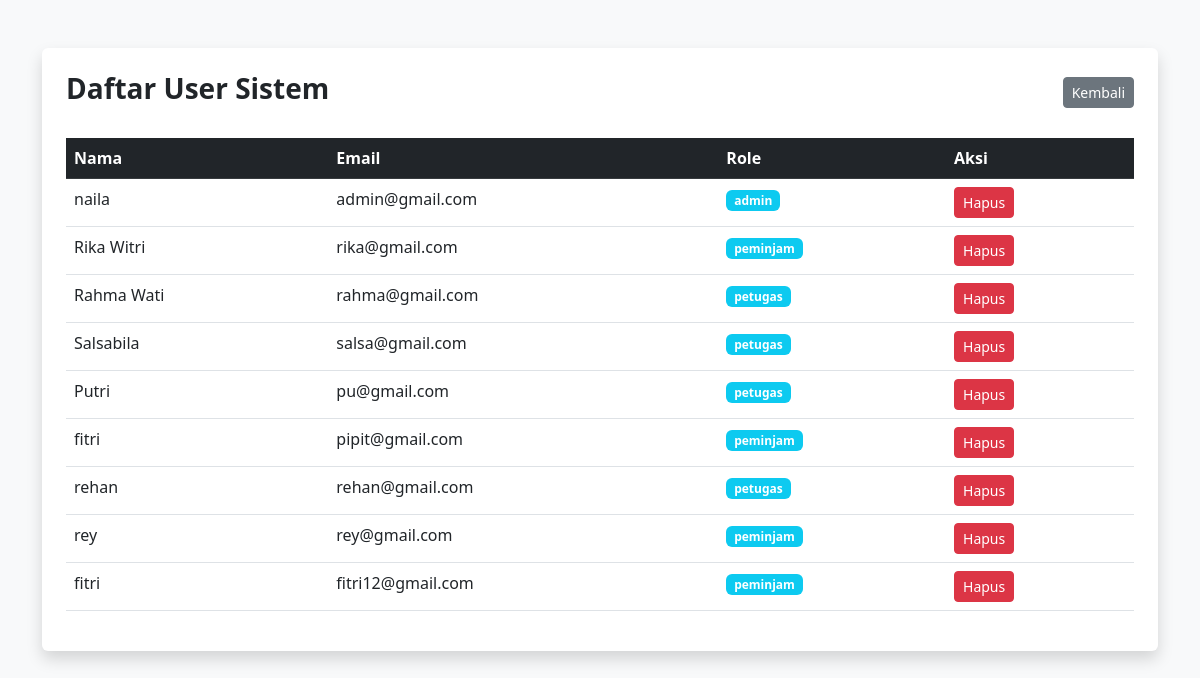
Screenshot of /peminjaman_alat_camping_rika/kelola_user.php (signed in) with the database file from the repository.
### tables this page shows
CREATE TABLE `tabel_user` (
  `id_user` int NOT NULL,
  `nama` varchar(100) NOT NULL,
  `email` varchar(100) NOT NULL,
  `no_hp` varchar(15) DEFAULT NULL,
  `alamat` text,
  `role` enum('admin','petugas','peminjam') NOT NULL DEFAULT 'peminjam',
  `password` varchar(255) NOT NULL
);

### peminjaman_alat_camping_rika/kelola_user.php (the view, shortened to what this page needs)
<?php
include 'koneksi.php';
?>
<!DOCTYPE html>
<html lang="id">
<head>
    <link href="https://cdn.jsdelivr.net/npm/bootstrap@5.3.0/dist/css/bootstrap.min.css" rel="stylesheet">
</head>
<body class="bg-light py-5">
    <div class="container">
        <div class="card shadow border-0 p-4">
            <div class="d-flex justify-content-between align-items-center mb-4">
                <h3 class="fw-bold">Daftar User Sistem</h3>
                <a href="dashboard_admin.php" class="btn btn-secondary btn-sm">Kembali</a>
            </div>
            <table class="table table-hover">
                <thead class="table-dark">
                    <tr>
                        <th>Nama</th>
                        <th>Email</th>
                        <th>Role</th>
                        <th>Aksi</th>
                    </tr>
                </thead>
                <tbody>
                    <?php
                    $query = mysqli_query($conn, "SELECT * FROM tabel_user");
                    while($row = mysqli_fetch_array($query)) {
                    ?>
                    <tr>
                        <td><?= $row['nama']; ?></td>
                        <td><?= $row['email']; ?></td>
                        <td><span class="badge bg-info"><?= $row['role']; ?></span></td>
                        <td>
                            <a href="?hapus=<?= $row['id_user']; ?>"
                               class="btn btn-danger btn-sm"
                               onclick="return confirm('Yakin hapus user ini?')">Hapus</a>
                        </td>
                    </tr>
                    <?php } ?>
                </tbody>
            </table>
        </div>
    </div>
</body>
</html>

### rows the page displays
tabel_user: nama "naila", email "admin@gmail.com", role "admin"
tabel_user: nama "Rika Witri", email "rika@gmail.com", role "peminjam"
tabel_user: nama "Rahma Wati", email "rahma@gmail.com", role "petugas"
tabel_user: nama "Salsabila", email "salsa@gmail.com", role "petugas"
tabel_user: nama "Putri", email "pu@gmail.com", role "petugas"
tabel_user: nama "fitri", email "pipit@gmail.com", role "peminjam"
tabel_user: nama "rehan", email "rehan@gmail.com", role "petugas"
tabel_user: nama "rey", email "rey@gmail.com", role "peminjam"
tabel_user: nama "fitri", email "fitri12@gmail.com", role "peminjam"
